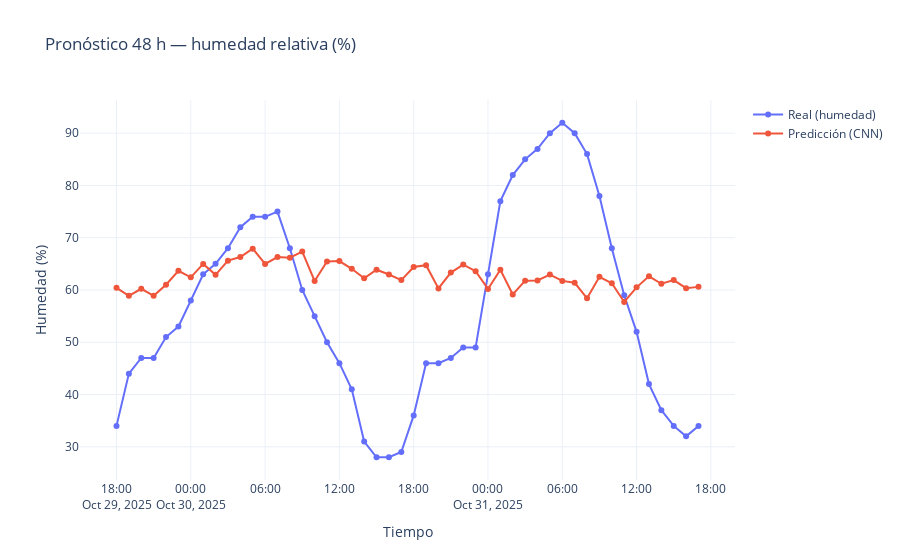

Here is the notebook cell this chart was saved with:
### Code cell
import plotly.graph_objects as go

# Volvemos a construir idx para TEST (posiciones temporales dentro de df_test)
_, _, idx_test = make_windows(X_test, y_test, WINDOW_SIZE, HORIZON)

# Timestamps de TEST (ya están en tz local por tu preproc)
times_test = df_test.index

# Elegimos la ÚLTIMA ventana de test para visualizar
i = -1
start_pos = idx_test[i]
forecast_times = times_test[start_pos+1 : start_pos+1+HORIZON]  # próximos HORIZON puntos

y_true_line = Y_test_inv[i]
y_pred_line = Yhat_test_inv[i]

fig_fc = go.Figure()
fig_fc.add_scatter(x=forecast_times, y=y_true_line, mode="lines+markers", name="Real (humedad)")
fig_fc.add_scatter(x=forecast_times, y=y_pred_line, mode="lines+markers", name="Predicción (CNN)")
fig_fc.update_layout(
    title=f"Pronóstico {HORIZON} h — humedad relativa (%)",
    xaxis_title="Tiempo",
    yaxis_title="Humedad (%)",
    template="plotly_white"
)
fig_fc.show()
